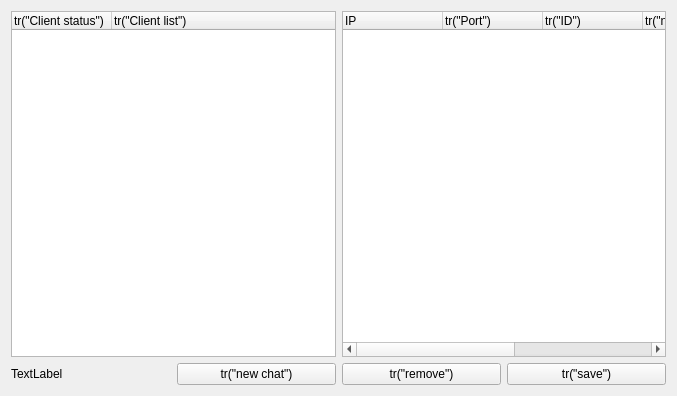
<?xml version="1.0" encoding="UTF-8"?>
<ui version="4.0">
 <class>ChatForm</class>
 <widget class="QWidget" name="ChatForm">
  <property name="geometry">
   <rect>
    <x>0</x>
    <y>0</y>
    <width>677</width>
    <height>396</height>
   </rect>
  </property>
  <property name="windowTitle">
   <string>Form</string>
  </property>
  <layout class="QVBoxLayout" name="verticalLayout_4">
   <item>
    <layout class="QHBoxLayout" name="horizontalLayout_3">
     <item>
      <layout class="QVBoxLayout" name="verticalLayout_3">
       <item>
        <widget class="QTreeWidget" name="clientTreeWidget">
         <property name="minimumSize">
          <size>
           <width>0</width>
           <height>0</height>
          </size>
         </property>
         <column>
          <property name="text">
           <string>tr(&quot;Client status&quot;)</string>
          </property>
         </column>
         <column>
          <property name="text">
           <string>tr(&quot;Client list&quot;)</string>
          </property>
         </column>
        </widget>
       </item>
       <item>
        <layout class="QHBoxLayout" name="horizontalLayout_2">
         <item>
          <layout class="QVBoxLayout" name="verticalLayout_2">
           <item>
            <widget class="QLabel" name="currentServerLabel">
             <property name="minimumSize">
              <size>
               <width>0</width>
               <height>0</height>
              </size>
             </property>
             <property name="text">
              <string>TextLabel</string>
             </property>
            </widget>
           </item>
          </layout>
         </item>
         <item>
          <widget class="QPushButton" name="newChatPushButton">
           <property name="minimumSize">
            <size>
             <width>0</width>
             <height>0</height>
            </size>
           </property>
           <property name="text">
            <string>tr(&quot;new chat&quot;)</string>
           </property>
          </widget>
         </item>
        </layout>
       </item>
      </layout>
     </item>
     <item>
      <layout class="QVBoxLayout" name="verticalLayout">
       <item>
        <widget class="QTreeWidget" name="logTreeWidget">
         <column>
          <property name="text">
           <string>IP</string>
          </property>
         </column>
         <column>
          <property name="text">
           <string>tr(&quot;Port&quot;)</string>
          </property>
         </column>
         <column>
          <property name="text">
           <string>tr(&quot;ID&quot;)</string>
          </property>
         </column>
         <column>
          <property name="text">
           <string>tr(&quot;name&quot;)</string>
          </property>
         </column>
         <column>
          <property name="text">
           <string>tr(&quot;message&quot;)</string>
          </property>
         </column>
         <column>
          <property name="text">
           <string>tr(&quot;time&quot;)</string>
          </property>
         </column>
        </widget>
       </item>
       <item>
        <layout class="QHBoxLayout" name="horizontalLayout">
         <item>
          <widget class="QPushButton" name="erasePushButton">
           <property name="minimumSize">
            <size>
             <width>0</width>
             <height>0</height>
            </size>
           </property>
           <property name="text">
            <string>tr(&quot;remove&quot;)</string>
           </property>
          </widget>
         </item>
         <item>
          <widget class="QPushButton" name="savePushButton">
           <property name="minimumSize">
            <size>
             <width>0</width>
             <height>0</height>
            </size>
           </property>
           <property name="text">
            <string>tr(&quot;save&quot;)</string>
           </property>
          </widget>
         </item>
        </layout>
       </item>
      </layout>
     </item>
    </layout>
   </item>
  </layout>
 </widget>
 <resources/>
 <connections/>
</ui>
